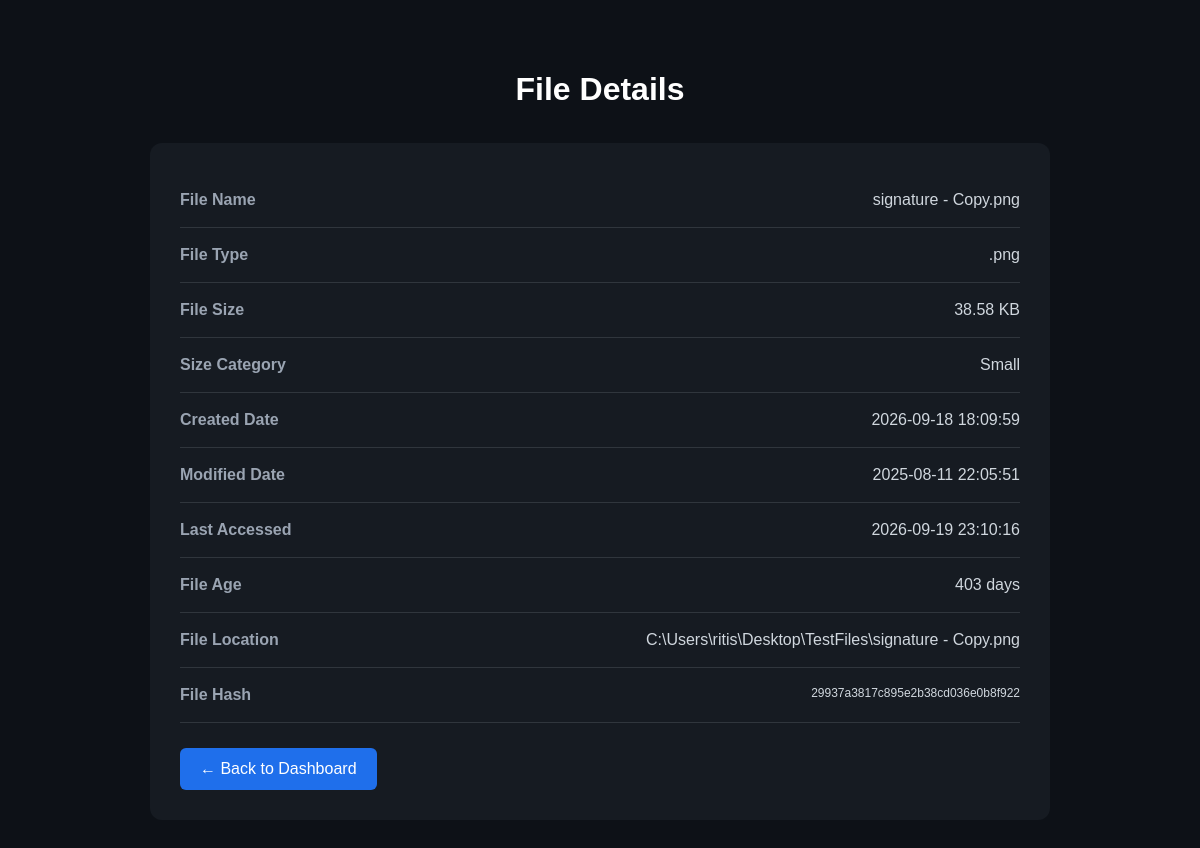
The page /details/35 on the database its author committed.
### tables this page shows
CREATE TABLE files (
            id INTEGER PRIMARY KEY AUTOINCREMENT,
            file_name TEXT,
            file_type TEXT,
            file_size INTEGER,
            created_date TEXT,
            modified_date TEXT,
            accessed_date TEXT,
            file_path TEXT UNIQUE,
            file_hash TEXT
        );

### app/app.py (the view)
@app.route("/details/<int:file_id>")
def details(file_id):
    files = get_all_files()
    selected_file = None
    for file in files:
        if file[0] == file_id:
            selected_file = file
            break
    if selected_file is None:
        return "File not found."
    file_data = prepare_file_data(
        selected_file
    )
    return render_template(
        "details.html",
        file=file_data
    )

### app/app.py (called while the page is built)
def get_category(file_type):
    file_type = file_type.lower()
    if file_type in [
        ".pdf",
        ".doc",
        ".docx",
        ".txt",
        ".xls",
        ".xlsx"
    ]:
        return "document"
    elif file_type in [
        ".ppt",
        ".pptx"
    ]:
        return "presentation"
    elif file_type in [
        ".jpg",
        ".jpeg",
        ".png",
        ".gif",
        ".bmp"
    ]:
        return "image"
    else:
        return "other"

### database/database.py (called while the page is built)
def get_all_files():
    connection = sqlite3.connect(DATABASE_NAME)
    cursor = connection.cursor()
    cursor.execute("""
        SELECT * FROM files
    """)
    files = cursor.fetchall()
    connection.close()
    return files

### templates/details.html (shortened to what this page needs)
<!DOCTYPE html>
<html lang="en">
<head>
</head>
<body>
    <div class="container">
        <h1>File Details</h1>
        <div class="details-box">
            <div class="detail-row">
                <span class="label">
                    File Name
                </span>
                <span class="value">
                    {{ file.name }}
                </span>
            </div>
            <div class="detail-row">
                <span class="label">
                    File Type
                </span>
                <span class="value">
                    {{ file.type }}
                </span>
            </div>
            <div class="detail-row">
                <span class="label">
                    File Size
                </span>
                <span class="value">
                    {{ file.size }}
                </span>
            </div>
            <div class="detail-row">
                <span class="label">
                    Size Category
                </span>
                <span class="value">
                    {{ file.size_category }}
                </span>
            </div>
            <div class="detail-row">
                <span class="label">
                    Created Date
                </span>
                <span class="value">
                    {{ file.created }}
                </span>
            </div>
            <div class="detail-row">
                <span class="label">
                    Modified Date
                </span>
                <span class="value">
                    {{ file.modified }}
                </span>
            </div>
            <div class="detail-row">
                <span class="label">
                    Last Accessed
                </span>
                <span class="value">
                    {{ file.accessed }}
                </span>
            </div>
            <div class="detail-row">
                <span class="label">
                    File Age
                </span>
                <span class="value">
                    {{ file.age }} days
                </span>
            </div>
            <div class="detail-row">
                <span class="label">
                    File Location
                </span>
                <span class="value">
                    {{ file.path }}
                </span>
            </div>
            <div class="detail-row">
                <span class="label">
                    File Hash
                </span>
                <span class="value hash">
                    {{ file.hash }}
                </span>
            </div>
            <a href="/" class="back-button">
                ← Back to Dashboard
            </a>
        </div>
    </div>
</body>
</html>

### templates/details.html (style rules this page uses)
* { box-sizing: border-box; }
body { margin: 0; font-family: Arial, sans-serif; background: #0d1117; color: white; }
.container { width: 90%; max-width: 900px; margin: auto; padding: 50px 0; }
h1 { text-align: center; margin-bottom: 35px; }
.details-box { background: #161b22; padding: 30px; border-radius: 12px; }
.detail-row { display: flex; justify-content: space-between; gap: 30px; padding: 18px 0; border-bottom: 1px solid #30363d; }
.label { color: #9aa4b2; font-weight: bold; }
.value { color: #d0d7de; text-align: right; word-break: break-word; }
.hash { font-size: 12px; max-width: 500px; }
.back-button { display: inline-block; margin-top: 25px; padding: 12px 20px; background: #1f6feb; color: white; text-decoration: none; border-radius: 6px; }

### rows shown on the page
files: name "signature - Copy.png", type ".png", created "2026-09-18 18:09:59", modified "2025-08-11 22:05:51", accessed "2026-09-19 23:10:16", path "C:\\Users\\ritis\\Desktop\\TestFiles\\signature - Copy.png", hash "29937a3817c895e2b38cd036e0b8f922"

### other values the page prints
{{ file.size }} "38.58 KB"
{{ file.size_category }} "Small"
{{ file.age }} "403"
